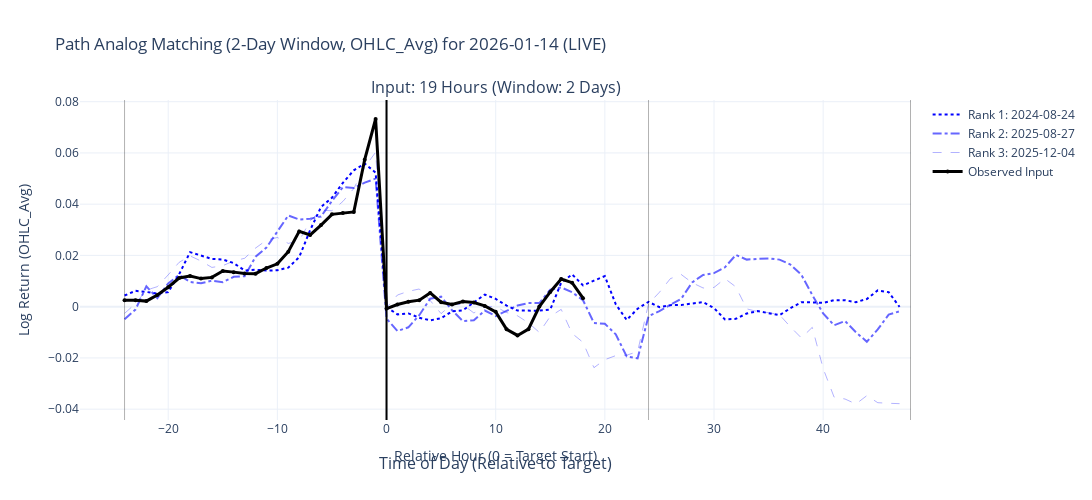

The notebook cell this image was saved under:
### Markdown cell above
## 3. Matching Execution & Plotting

### Code cell
# 1. Determine Target Logic
if TARGET_DATE:
    print(f"Mode: Historic Specific Date ({TARGET_DATE})")
    t_date_obj = pd.to_datetime(TARGET_DATE).date()
    date_indices = [i for i, d in enumerate(valid_dates) if d == t_date_obj]

    if not date_indices:
        raise ValueError(f"Date {TARGET_DATE} not found in valid history.")

    TARGET_IDX_IN_FULL_SERIES = date_indices[0]
    target_indices_to_exclude = list(range(TARGET_IDX_IN_FULL_SERIES, len(series_matrix)))
    TARGET_PATH_FULL = series_matrix[TARGET_IDX_IN_FULL_SERIES]
    TARGET_DATE_STR = str(valid_dates[TARGET_IDX_IN_FULL_SERIES])
else:
    if LIVE_DAY_SERIES is not None:
        print(f"Mode: LIVE Data ({LIVE_DAY_DATE})")
        TARGET_PATH_PARTIAL = LIVE_DAY_SERIES
        TARGET_DATE_STR = f"{LIVE_DAY_DATE} (LIVE)"
        IS_LIVE_MODE = True
        HOURS_TO_TEST = [len(LIVE_DAY_SERIES)]
        TARGET_IDX_IN_FULL_SERIES = len(series_matrix)
        target_indices_to_exclude = []
    else:
        print("Mode: Using LAST complete day.")
        TARGET_IDX_IN_FULL_SERIES = len(series_matrix) - 1
        target_indices_to_exclude = [TARGET_IDX_IN_FULL_SERIES]
        TARGET_PATH_FULL = series_matrix[TARGET_IDX_IN_FULL_SERIES]
        TARGET_DATE_STR = str(valid_dates[TARGET_IDX_IN_FULL_SERIES])

# 2. Setup Plot Grid
RANK_STYLES = {
    1: {"color": "blue", "dash": "dot", "width": 2},
    2: {"color": "rgba(0, 0, 255, 0.6)", "dash": "dashdot", "width": 2},
    "default": {"color": "rgba(0, 0, 255, 0.3)", "dash": "dash", "width": 1},
}

NUM_PLOTS = len(HOURS_TO_TEST)
COLS = min(NUM_PLOTS, 2)
ROWS = math.ceil(NUM_PLOTS / COLS)

fig_match = make_subplots(
    rows=ROWS,
    cols=COLS,
    subplot_titles=[f"Input: {h} Hours (Window: {MATCHING_WINDOW_DAYS} Days)" for h in HOURS_TO_TEST],
    shared_yaxes=True,
    x_title="Time of Day (Relative to Target)",
)

# Shared reference for candle chart (collected during loop)
MATCH_DATA_FOR_CANDLES = []

# 3. Main Loop
for plot_idx, hours_val in enumerate(HOURS_TO_TEST):
    r, c = (plot_idx // COLS) + 1, (plot_idx % COLS) + 1

    # Prepare Target Vector
    if IS_LIVE_MODE and TARGET_PATH_PARTIAL is not None:
        target_current_partial = TARGET_PATH_PARTIAL
    elif TARGET_PATH_FULL is not None:
        target_current_partial = TARGET_PATH_FULL[:hours_val]
    else:
        continue

    LOOKBACK_WINDOW = MATCHING_WINDOW_DAYS - 1
    target_Lookback_vec = get_lookback_vector(series_matrix, TARGET_IDX_IN_FULL_SERIES, LOOKBACK_WINDOW)

    if target_Lookback_vec is None:
        continue

    full_target_vector = np.concatenate([target_Lookback_vec, target_current_partial])

    # Build Library
    candidate_vectors, candidate_indices = [], []
    for idx_lib, day_path in enumerate(series_matrix):
        if idx_lib in target_indices_to_exclude:
            continue
        lib_lookback = get_lookback_vector(series_matrix, idx_lib, LOOKBACK_WINDOW)
        if lib_lookback is None:
            continue
        candidate_vectors.append(np.concatenate([lib_lookback, day_path[:hours_val]]))
        candidate_indices.append(idx_lib)

    library_search_matrix = np.array(candidate_vectors)
    if len(library_search_matrix) == 0:
        continue

    # Find Matches
    top_matches = find_nearest_neighbors(full_target_vector, library_search_matrix, n_neighbors=NUM_MATCHES)

    # Plotting Horizon
    HISTORY_HOURS, FUTURE_HOURS = LOOKBACK_WINDOW * 24, FUTURE_SESSIONS * 24
    plot_x_axis = np.arange(-HISTORY_HOURS, 24 + FUTURE_HOURS)

    show_legend = plot_idx == 0

    # Trace 1: Historical Matches
    for match in top_matches:
        match_rank = match["rank"]
        real_idx_lib = candidate_indices[match["index"]]

        hist_part = get_lookback_vector(series_matrix, real_idx_lib, LOOKBACK_WINDOW)
        curr_part = series_matrix[real_idx_lib]
        fut_part = get_lookforward_vector(series_matrix, real_idx_lib, FUTURE_SESSIONS)

        plot_data = np.concatenate([hist_part, curr_part, fut_part])
        current_trace_x = plot_x_axis[: len(plot_data)]
        style = RANK_STYLES.get(match_rank, RANK_STYLES["default"])

        fig_match.add_trace(
            go.Scatter(
                x=current_trace_x,
                y=plot_data,
                mode="lines",
                line={"color": style["color"], "width": style["width"], "dash": style["dash"]},
                name=f"Rank {match_rank}: {library_dates[real_idx_lib]}",
                showlegend=show_legend,
            ),
            row=r,
            col=c,
        )

        # Store for Candle Chart (only for the last analyzed 'hours_val' plot)
        if plot_idx == len(HOURS_TO_TEST) - 1:
            MATCH_DATA_FOR_CANDLES.append(
                {"rank": match_rank, "date": library_dates[real_idx_lib], "idx": real_idx_lib, "style": style}
            )

    # Trace 2: Target Ground Truth (Grey)
    if not IS_LIVE_MODE:
        target_fut = get_lookforward_vector(series_matrix, TARGET_IDX_IN_FULL_SERIES, FUTURE_SESSIONS)
        target_plot_data = np.concatenate([target_Lookback_vec, TARGET_PATH_FULL, target_fut])
        fig_match.add_trace(
            go.Scatter(
                x=plot_x_axis[: len(target_plot_data)],
                y=target_plot_data,
                mode="lines",
                line={"color": "grey", "width": 1},
                name="Actual Full Path",
                showlegend=show_legend,
            ),
            row=r,
            col=c,
        )

    # Trace 3: Observed Input (Black)
    obs_x_axis = plot_x_axis[: len(full_target_vector)]
    fig_match.add_trace(
        go.Scatter(
            x=obs_x_axis,
            y=full_target_vector,
            mode="lines+markers",
            line={"color": "black", "width": 3},
            marker={"size": 4},
            name="Observed Input",
            showlegend=show_legend,
        ),
        row=r,
        col=c,
    )

    # Session Borders
    for hour_mark in range(-HISTORY_HOURS, 24 + FUTURE_HOURS + 1, 24):
        fig_match.add_vline(x=hour_mark, line_width=1, line_dash="solid", line_color="black", opacity=0.3, row=r, col=c)
    fig_match.add_vline(x=0, line_width=2, line_dash="solid", line_color="black", row=r, col=c)

fig_match.update_layout(
    title=f"Path Analog Matching ({MATCHING_WINDOW_DAYS}-Day Window, {PRICE_METHOD}) for {TARGET_DATE_STR}",
    height=max(500, 500 * ROWS),
    width=1200,
    template="plotly_white",
    hovermode="x unified",
    xaxis_title="Relative Hour (0 = Target Start)",
    yaxis_title=f"Log Return ({PRICE_METHOD})",
)
fig_match.show()

### Figure 1 — Plotly figure (JSON) as saved in the notebook; plotly's stock layout.template omitted (floating-point values rounded to 4 significant figures)
{"data": [{"line": {"color": "blue", "dash": "dot", "width": 2}, "mode": "lines", "name": "Rank 1: 2024-08-24", "showlegend": true, "type": "scatter", "x": [-24, -23, -22, -21, -20, -19, -18, -17, -16, -15, -14, -13, -12, -11, -10, -9, -8, -7, -6, -5, -4, -3, -2, -1, 0, 1, 2, 3, 4, 5, 6, 7, 8, 9, 10, 11, 12, 13, 14, 15, 16, 17, 18, 19, 20, 21, 22, 23, 24, 25, 26, 27, 28, 29, 30, 31, 32, 33, 34, 35, 36, 37, 38, 39, 40, 41, 42, 43, 44, 45, 46, 47], "xaxis": "x", "y": [0.004347, 0.006178, 0.005748, 0.005088, 0.005666, 0.01265, 0.02129, 0.02003, 0.01863, 0.01842, 0.017, 0.01413, 0.01442, 0.01409, 0.01423, 0.01524, 0.01935, 0.02985, 0.0389, 0.04253, 0.04835, 0.05323, 0.05584, 0.05231, -0.0001632, -0.002993, -0.002622, -0.004314, -0.005328, -0.00451, -0.001821, -0.001429, 0.001504, 0.004734, 0.003042, 0.0004283, -0.001524, -0.001664, -0.001553, -0.001108, 0.009324, 0.01259, 0.008312, 0.01014, 0.01192, 0.0009471, -0.005177, -0.0007961, 0.001901, -0.0001765, 0.0006078, 0.0006748, 0.0013, 0.001757, -0.0005288, -0.004959, -0.004746, -0.002659, -0.001734, -0.00263, -0.003309, -0.0005815, 0.001734, 0.001691, 0.001492, 0.002549, 0.00252, 0.001758, 0.003003, 0.006345, 0.005677, -0.0001013], "yaxis": "y"}, {"line": {"color": "rgba(0, 0, 255, 0.6)", "dash": "dashdot", "width": 2}, "mode": "lines", "name": "Rank 2: 2025-08-27", "showlegend": true, "type": "scatter", "x": [-24, -23, -22, -21, -20, -19, -18, -17, -16, -15, -14, -13, -12, -11, -10, -9, -8, -7, -6, -5, -4, -3, -2, -1, 0, 1, 2, 3, 4, 5, 6, 7, 8, 9, 10, 11, 12, 13, 14, 15, 16, 17, 18, 19, 20, 21, 22, 23, 24, 25, 26, 27, 28, 29, 30, 31, 32, 33, 34, 35, 36, 37, 38, 39, 40, 41, 42, 43, 44, 45, 46, 47], "xaxis": "x", "y": [-0.004905, -0.001126, 0.007932, 0.00335, 0.0091, 0.01238, 0.009641, 0.009112, 0.0102, 0.009569, 0.01166, 0.0119, 0.01948, 0.02307, 0.02932, 0.03562, 0.03401, 0.03434, 0.03519, 0.04128, 0.04664, 0.0463, 0.04839, 0.04997, -0.004622, -0.009486, -0.008052, -0.003327, 0.0031, 0.003899, -0.001387, -0.005643, -0.005298, -0.001494, -0.003654, -0.001753, 0.0004396, 0.001394, 0.001414, 0.006646, 0.007533, 0.005664, 0.002515, -0.00634, -0.006671, -0.0108, -0.01943, -0.02019, -0.003687, -0.001702, 0.0006901, 0.003121, 0.009497, 0.01235, 0.01309, 0.01536, 0.02019, 0.01836, 0.01866, 0.01885, 0.01837, 0.01644, 0.01246, 0.004587, -0.002647, -0.007251, -0.005571, -0.009939, -0.01367, -0.008875, -0.003094, -0.001788], "yaxis": "y"}, {"line": {"color": "rgba(0, 0, 255, 0.3)", "dash": "dash", "width": 1}, "mode": "lines", "name": "Rank 3: 2025-12-04", "showlegend": true, "type": "scatter", "x": [-24, -23, -22, -21, -20, -19, -18, -17, -16, -15, -14, -13, -12, -11, -10, -9, -8, -7, -6, -5, -4, -3, -2, -1, 0, 1, 2, 3, 4, 5, 6, 7, 8, 9, 10, 11, 12, 13, 14, 15, 16, 17, 18, 19, 20, 21, 22, 23, 24, 25, 26, 27, 28, 29, 30, 31, 32, 33, 34, 35, 36, 37, 38, 39, 40, 41, 42, 43, 44, 45, 46, 47], "xaxis": "x", "y": [-0.002619, 0.001181, 0.006481, 0.007806, 0.01243, 0.01731, 0.01983, 0.01783, 0.01532, 0.01602, 0.01781, 0.01889, 0.02287, 0.02596, 0.02701, 0.0247, 0.02573, 0.03348, 0.03769, 0.03742, 0.04106, 0.0461, 0.05448, 0.06025, -0.0004484, 0.00456, 0.005988, 0.006909, 0.002392, -0.002706, 0.001045, 0.0007609, -0.002457, -2.103e-05, 3.806e-05, -0.002285, -0.003558, -0.006296, -0.01004, -0.003773, -0.001049, -0.01045, -0.01392, -0.0238, -0.02068, -0.01909, -0.01892, -0.01754, 0.001141, 0.005632, 0.01094, 0.01254, 0.009349, 0.007303, 0.00751, 0.01093, 0.007737, -0.0008534, -0.00193, -0.002322, -0.003153, -0.007883, -0.01218, -0.008082, -0.02415, -0.03529, -0.03602, -0.03798, -0.03471, -0.03747, -0.03769, -0.03785], "yaxis": "y"}, {"line": {"color": "black", "width": 3}, "marker": {"size": 4}, "mode": "lines+markers", "name": "Observed Input", "showlegend": true, "type": "scatter", "x": [-24, -23, -22, -21, -20, -19, -18, -17, -16, -15, -14, -13, -12, -11, -10, -9, -8, -7, -6, -5, -4, -3, -2, -1, 0, 1, 2, 3, 4, 5, 6, 7, 8, 9, 10, 11, 12, 13, 14, 15, 16, 17, 18], "xaxis": "x", "y": [0.002484, 0.002545, 0.002176, 0.00456, 0.007593, 0.01118, 0.01195, 0.01096, 0.01142, 0.01394, 0.01348, 0.01298, 0.01287, 0.01509, 0.01673, 0.02146, 0.02939, 0.02799, 0.03183, 0.03603, 0.03651, 0.03697, 0.05735, 0.07324, -0.0007271, 0.0008435, 0.001919, 0.002557, 0.005352, 0.001735, 0.0008392, 0.002009, 0.00165, 0.0003131, -0.002024, -0.008819, -0.01122, -0.008776, 3.424e-05, 0.00576, 0.01077, 0.009361, 0.003309], "yaxis": "y"}], "layout": {"annotations": [{"font": {"size": 16}, "showarrow": false, "text": "Input: 19 Hours (Window: 2 Days)", "x": 0.5, "xanchor": "center", "xref": "paper", "y": 1, "yanchor": "bottom", "yref": "paper"}, {"font": {"size": 16}, "showarrow": false, "text": "Time of Day (Relative to Target)", "x": 0.5, "xanchor": "center", "xref": "paper", "y": 0, "yanchor": "top", "yref": "paper", "yshift": -30}], "height": 500, "hovermode": "x unified", "shapes": [{"line": {"color": "black", "dash": "solid", "width": 1}, "opacity": 0.3, "type": "line", "x0": -24, "x1": -24, "xref": "x", "y0": 0, "y1": 1, "yref": "y domain"}, {"line": {"color": "black", "dash": "solid", "width": 1}, "opacity": 0.3, "type": "line", "x0": 0, "x1": 0, "xref": "x", "y0": 0, "y1": 1, "yref": "y domain"}, {"line": {"color": "black", "dash": "solid", "width": 1}, "opacity": 0.3, "type": "line", "x0": 24, "x1": 24, "xref": "x", "y0": 0, "y1": 1, "yref": "y domain"}, {"line": {"color": "black", "dash": "solid", "width": 1}, "opacity": 0.3, "type": "line", "x0": 48, "x1": 48, "xref": "x", "y0": 0, "y1": 1, "yref": "y domain"}, {"line": {"color": "black", "dash": "solid", "width": 2}, "type": "line", "x0": 0, "x1": 0, "xref": "x", "y0": 0, "y1": 1, "yref": "y domain"}], "title": {"text": "Path Analog Matching (2-Day Window, OHLC_Avg) for 2026-01-14 (LIVE)"}, "width": 1200, "xaxis": {"anchor": "y", "domain": [0, 1], "title": {"text": "Relative Hour (0 = Target Start)"}}, "yaxis": {"anchor": "x", "domain": [0, 1], "title": {"text": "Log Return (OHLC_Avg)"}}}}
